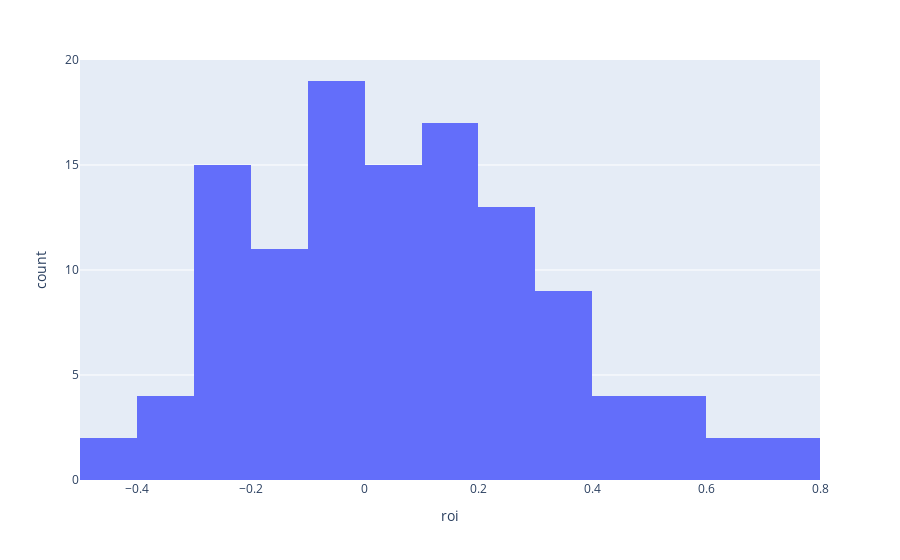

Source (notebook cell):
### Code cell
import plotly.express as px
import pandas as pd

import sys; sys.path.append('../..')
from src.reporting.trades import read_trades

from src.outputs import pathing

input_path = pathing.get_paths()['data']["dir"] + '/options_trades.jsonl'
trades = list(read_trades(input_path))

px.histogram(pd.DataFrame(trades), x='roi').show()

### Figure 1 — Plotly figure (JSON) as saved in the notebook; plotly's stock layout.template omitted (floating-point values rounded to 4 significant figures)
{"data": [{"alignmentgroup": "True", "bingroup": "x", "hovertemplate": "roi=%{x}<br>count=%{y}<extra></extra>", "legendgroup": "", "marker": {"color": "#636efa", "pattern": {"shape": ""}}, "name": "", "offsetgroup": "", "orientation": "v", "showlegend": false, "type": "histogram", "x": [0.184, -0.0574, -0.2058, -0.2552, -0.2727, 0.2099, 0.5, -0.0874, -0.029, 0.0381, 0.1561, 0.0367, 0.5407, -0.0336, -0.3123, 0.2448, 0.3244, -0.0152, 0.2277, 0.5613, -0.0872, -0.2987, -0.1129, 0.0116, 0.7714, 0.2436, 0.1613, 0.1523, -0.1508, 0.0935, -0.2594, 0.3333, -0.2191, -0.2389, 0.0622, 0.6101, -0.1208, -0.0678, 0.0393, -0.0307, -0.1704, -0.2097, 0.2923, 0.233, 0.2817, 0.0118, -0.0619, -0.3788, -0.1879, 0.0404, 0.0417, 0.0308, -0.397, -0.431, 0.4038, -0.3684, -0.1818, 0.3684, -0.0575, -0.2857, 0.6558, -0.2667, 0.1688, 0.5894, -0.0079, 0.0302, 0.4493, -0.0356, -0.1423, 0.2903, 0.2, 0.4262, 0.1151, 0.4545, 0.1538, 0.3073, 0.1719, 0.3514, -0.0994, 0.0807, 0.1616, -0.2143, -0.0619, -0.2161, 0.1406, -0.0888, 0.1591, 0.057, 0.0304, 0.2566, 0.1592, 0.1094, 0.1464, 0.3728, 0.7019, -0.1241, -0.2945, -0.2, -0.1285, 0.2206, -0.0154, -0.4744, 0.378, 0.1278, 0.3186, 0.1228, 0.1852, -0.0772, -0.0279, 0.2135, -0.1627, -0.2361, -0.2355, 0.2737, 0.3636, 0.0956, -0.0074], "xaxis": "x", "yaxis": "y"}], "layout": {"barmode": "relative", "legend": {"tracegroupgap": 0}, "margin": {"t": 60}, "xaxis": {"anchor": "y", "domain": [0, 1], "title": {"text": "roi"}}, "yaxis": {"anchor": "x", "domain": [0, 1], "title": {"text": "count"}}}}
